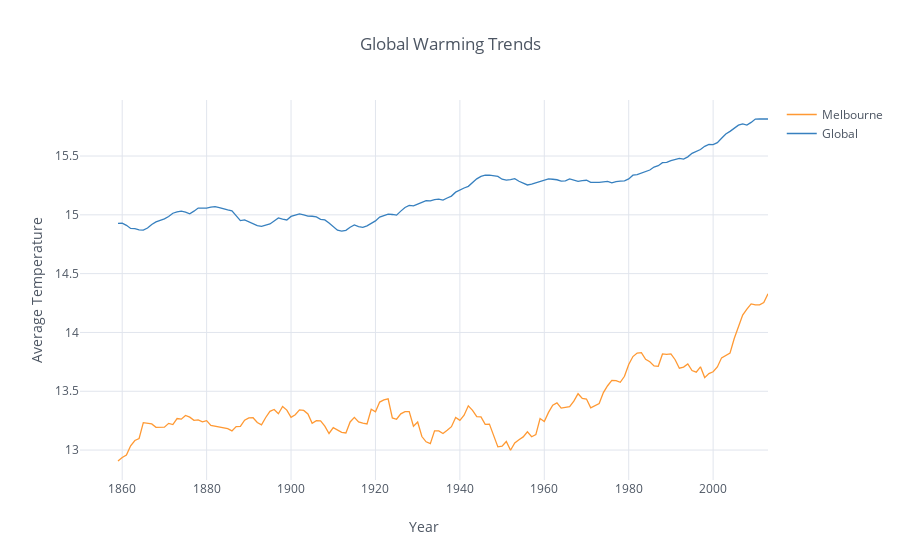

Source (notebook cell):
### Code cell
# Plotting global warming charts
cf.go_offline()
temps.iplot(kind="line", theme="white",
            x ='year', y =[city_var, 'Global'], 
            title="Global Warming Trends", xTitle='Year', yTitle='Average Temperature')

### Figure 1 — Plotly figure (JSON) as saved in the notebook; plotly's stock layout.template omitted (floating-point values rounded to 4 significant figures; data arrays with more than 128 entries replaced by an {"elided": "..."} marker saying what was removed)
{"data": [{"line": {"color": "rgba(255, 153, 51, 1.0)", "dash": "solid", "shape": "linear", "width": 1.3}, "mode": "lines", "name": "Melbourne", "text": "", "type": "scatter", "uid": "967b3954-7ac8-4052-9bd7-3bc927ed0382", "x": {"elided": "164 int values"}, "y": {"elided": "164 mixed values"}}, {"line": {"color": "rgba(55, 128, 191, 1.0)", "dash": "solid", "shape": "linear", "width": 1.3}, "mode": "lines", "name": "Global", "text": "", "type": "scatter", "uid": "4387473e-6cef-4c80-b956-8562edb99e37", "x": {"elided": "164 int values"}, "y": {"elided": "164 mixed values"}}], "layout": {"legend": {"bgcolor": "#FFFFFF", "font": {"color": "#4D5663"}}, "paper_bgcolor": "#FFFFFF", "plot_bgcolor": "#FFFFFF", "title": {"font": {"color": "#4D5663"}, "text": "Global Warming Trends"}, "xaxis": {"gridcolor": "#E1E5ED", "showgrid": true, "tickfont": {"color": "#4D5663"}, "title": {"font": {"color": "#4D5663"}, "text": "Year"}, "zerolinecolor": "#E1E5ED"}, "yaxis": {"gridcolor": "#E1E5ED", "showgrid": true, "tickfont": {"color": "#4D5663"}, "title": {"font": {"color": "#4D5663"}, "text": "Average Temperature"}, "zerolinecolor": "#E1E5ED"}}}
